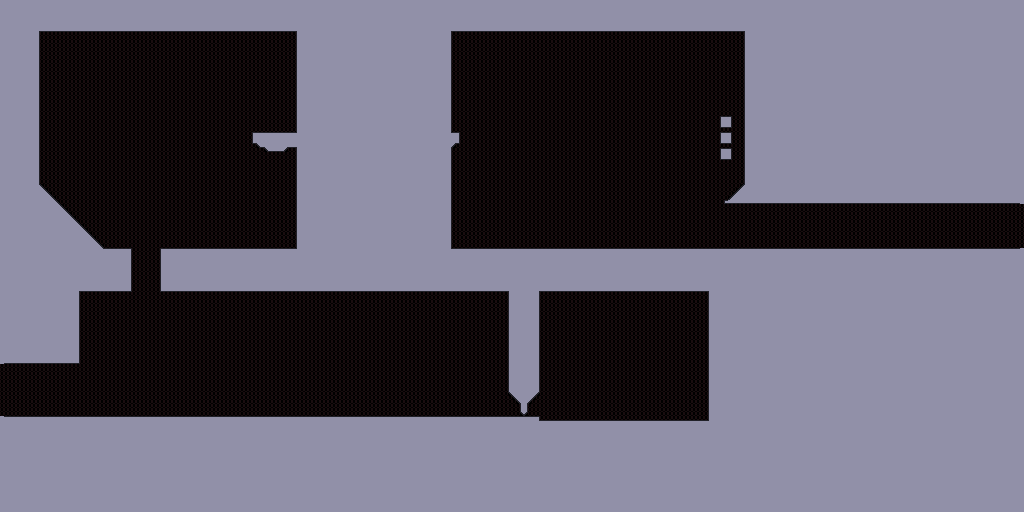

This game map was drawn from its Tiled (.tmx) file and the tilesets committed beside it. A one-line description and the trimmed map source follow:
An orthogonal 256x128 tile map with 4x4 px tiles, 3 tile layers (set, collision, ground), 3 tilesets and 3 objects (0, 4, 5).

<map version="1.4" tiledversion="1.4.2" orientation="orthogonal" renderorder="right-down" width="256" height="128" tilewidth="4" tileheight="4" infinite="0" nextlayerid="3623" nextobjectid="9">
 <tileset firstgid="1" source="Tilesets/set.tsx" />
 <tileset firstgid="65" source="Tilesets/ground.tsx" />
 <tileset firstgid="129" source="Tilesets/coll.tsx" />
 <objectgroup id="3618" name="Objects">
  <object id="1" name="Player" type="0" x="120" y="200" width="7" height="28" />
  <object id="7" name="Crawler" type="4" x="232" y="196" width="16" height="16" />
  <object id="8" name="Entrance" type="5" x="44" y="364" width="8" height="52">
   <properties>
    <property name="entrId" type="int" value="0" />
   </properties>
  </object>
 </objectgroup>
 <layer id="1" name="set" width="256" height="128" opacity="0.2">
  <properties>
   <property name="DeleteTiles" type="bool" value="true" />
  </properties>
  <data>[32768 cells, 32768 non-empty, 19 distinct tile ids]</data>
 </layer>
 <layer id="3621" name="collision" width="256" height="128">
  <data>[32768 cells, 19812 non-empty, 18 distinct tile ids]</data>
 </layer>
 <layer id="3622" name="ground" width="256" height="128" opacity="0.7">
  <data>[32768 cells, 19812 non-empty, 18 distinct tile ids]</data>
 </layer>
</map>
